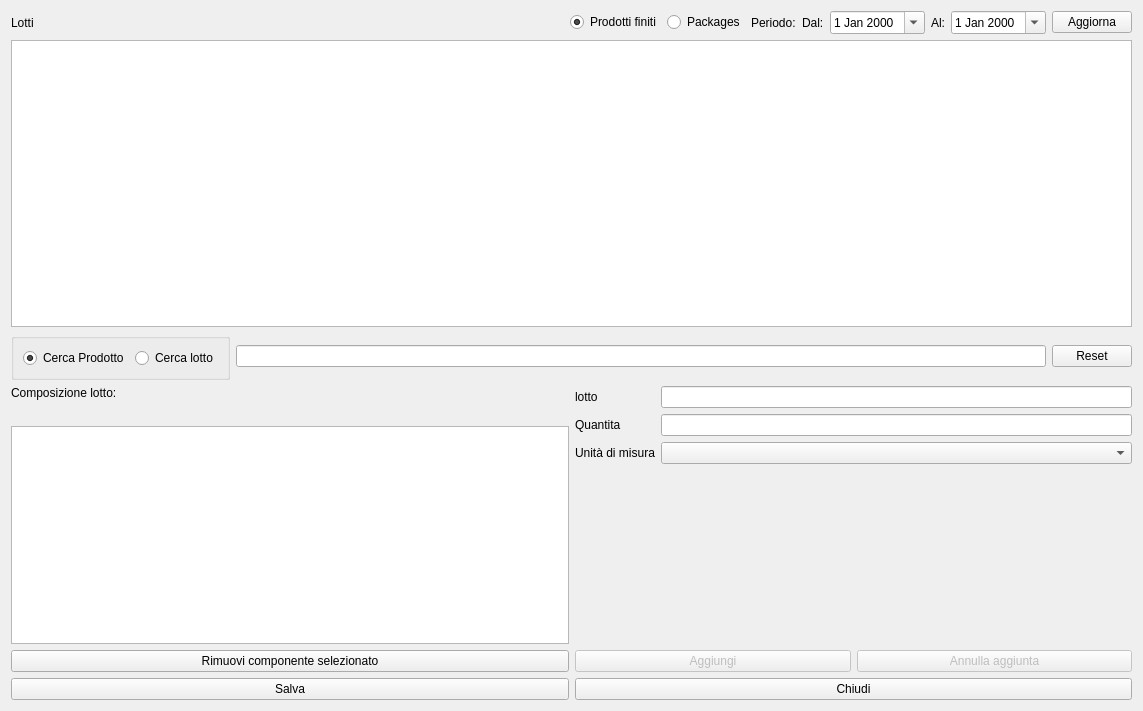
<?xml version="1.0" encoding="UTF-8"?>
<ui version="4.0">
 <class>HModifyProd</class>
 <widget class="QWidget" name="HModifyProd">
  <property name="windowModality">
   <enum>Qt::NonModal</enum>
  </property>
  <property name="geometry">
   <rect>
    <x>0</x>
    <y>0</y>
    <width>1143</width>
    <height>711</height>
   </rect>
  </property>
  <property name="windowTitle">
   <string>Modifica Lotti</string>
  </property>
  <property name="windowIcon">
   <iconset resource="icons.qrc">
    <normaloff>:/Resources/Pencil.PNG</normaloff>:/Resources/Pencil.PNG</iconset>
  </property>
  <layout class="QVBoxLayout" name="verticalLayout_4">
   <item>
    <layout class="QVBoxLayout" name="verticalLayout">
     <item>
      <layout class="QHBoxLayout" name="horizontalLayout_3">
       <item>
        <widget class="QLabel" name="label">
         <property name="text">
          <string>Lotti</string>
         </property>
        </widget>
       </item>
       <item>
        <spacer name="horizontalSpacer">
         <property name="orientation">
          <enum>Qt::Horizontal</enum>
         </property>
         <property name="sizeHint" stdset="0">
          <size>
           <width>40</width>
           <height>20</height>
          </size>
         </property>
        </spacer>
       </item>
       <item>
        <widget class="QRadioButton" name="rbProdottiFiniti">
         <property name="text">
          <string>Prodotti finiti</string>
         </property>
         <property name="checked">
          <bool>true</bool>
         </property>
        </widget>
       </item>
       <item>
        <widget class="QRadioButton" name="rbPackeges">
         <property name="text">
          <string>Packages</string>
         </property>
         <property name="checked">
          <bool>false</bool>
         </property>
        </widget>
       </item>
       <item>
        <layout class="QGridLayout" name="gridLayout_2">
         <item row="0" column="5">
          <widget class="QPushButton" name="pushButton_6">
           <property name="text">
            <string>Aggiorna</string>
           </property>
          </widget>
         </item>
         <item row="0" column="2">
          <widget class="QDateEdit" name="deDal">
           <property name="calendarPopup">
            <bool>true</bool>
           </property>
          </widget>
         </item>
         <item row="0" column="3">
          <widget class="QLabel" name="label_9">
           <property name="text">
            <string>Al:</string>
           </property>
          </widget>
         </item>
         <item row="0" column="4">
          <widget class="QDateEdit" name="deAl">
           <property name="calendarPopup">
            <bool>true</bool>
           </property>
          </widget>
         </item>
         <item row="0" column="0">
          <widget class="QLabel" name="label_5">
           <property name="text">
            <string>Periodo:</string>
           </property>
          </widget>
         </item>
         <item row="0" column="1">
          <widget class="QLabel" name="label_8">
           <property name="text">
            <string>Dal:</string>
           </property>
          </widget>
         </item>
        </layout>
       </item>
      </layout>
     </item>
     <item>
      <widget class="QTableView" name="tvLots">
       <property name="editTriggers">
        <set>QAbstractItemView::NoEditTriggers</set>
       </property>
       <property name="alternatingRowColors">
        <bool>true</bool>
       </property>
       <property name="selectionMode">
        <enum>QAbstractItemView::SingleSelection</enum>
       </property>
       <property name="selectionBehavior">
        <enum>QAbstractItemView::SelectRows</enum>
       </property>
       <property name="sortingEnabled">
        <bool>true</bool>
       </property>
       <attribute name="horizontalHeaderStretchLastSection">
        <bool>true</bool>
       </attribute>
       <attribute name="verticalHeaderVisible">
        <bool>false</bool>
       </attribute>
      </widget>
     </item>
     <item>
      <layout class="QHBoxLayout" name="horizontalLayout_5">
       <item>
        <widget class="QGroupBox" name="groupBox">
         <property name="title">
          <string/>
         </property>
         <property name="alignment">
          <set>Qt::AlignLeading|Qt::AlignLeft|Qt::AlignTop</set>
         </property>
         <layout class="QHBoxLayout" name="horizontalLayout_6">
          <item>
           <widget class="QRadioButton" name="rbprod">
            <property name="text">
             <string>Cerca Prodotto</string>
            </property>
            <property name="checked">
             <bool>true</bool>
            </property>
           </widget>
          </item>
          <item>
           <widget class="QRadioButton" name="rblots">
            <property name="text">
             <string>Cerca lotto</string>
            </property>
           </widget>
          </item>
         </layout>
        </widget>
       </item>
       <item>
        <widget class="QLineEdit" name="leSearch">
         <property name="maximumSize">
          <size>
           <width>16777215</width>
           <height>16777215</height>
          </size>
         </property>
         <property name="frame">
          <bool>true</bool>
         </property>
         <property name="clearButtonEnabled">
          <bool>true</bool>
         </property>
        </widget>
       </item>
       <item>
        <widget class="QPushButton" name="pushButton_7">
         <property name="text">
          <string>Reset</string>
         </property>
        </widget>
       </item>
      </layout>
     </item>
     <item>
      <layout class="QHBoxLayout" name="horizontalLayout_4">
       <item>
        <layout class="QVBoxLayout" name="verticalLayout_3">
         <item>
          <widget class="QLabel" name="label_2">
           <property name="text">
            <string>Composizione lotto:</string>
           </property>
          </widget>
         </item>
         <item>
          <widget class="QLabel" name="lbProd">
           <property name="text">
            <string/>
           </property>
          </widget>
         </item>
         <item>
          <widget class="QTableView" name="tvDetails">
           <property name="selectionMode">
            <enum>QAbstractItemView::SingleSelection</enum>
           </property>
           <property name="selectionBehavior">
            <enum>QAbstractItemView::SelectRows</enum>
           </property>
          </widget>
         </item>
         <item>
          <widget class="QPushButton" name="pushButton_3">
           <property name="text">
            <string>Rimuovi componente selezionato</string>
           </property>
           <property name="icon">
            <iconset resource="icons.qrc">
             <normaloff>:/Resources/Minus.PNG</normaloff>:/Resources/Minus.PNG</iconset>
           </property>
          </widget>
         </item>
        </layout>
       </item>
       <item>
        <layout class="QVBoxLayout" name="verticalLayout_2">
         <item>
          <layout class="QFormLayout" name="formLayout_2">
           <item row="0" column="0">
            <widget class="QLabel" name="label_4">
             <property name="text">
              <string>lotto</string>
             </property>
            </widget>
           </item>
           <item row="0" column="1">
            <widget class="QLineEdit" name="leLotto"/>
           </item>
           <item row="1" column="0">
            <widget class="QLabel" name="label_6">
             <property name="text">
              <string>Quantita</string>
             </property>
            </widget>
           </item>
           <item row="1" column="1">
            <widget class="QLineEdit" name="leQuantita"/>
           </item>
           <item row="2" column="0">
            <widget class="QLabel" name="label_7">
             <property name="text">
              <string>Unità di misura</string>
             </property>
            </widget>
           </item>
           <item row="2" column="1">
            <widget class="QComboBox" name="cbUm"/>
           </item>
          </layout>
         </item>
         <item>
          <layout class="QHBoxLayout" name="horizontalLayout_2">
           <item>
            <widget class="QPushButton" name="pushButton_4">
             <property name="enabled">
              <bool>false</bool>
             </property>
             <property name="text">
              <string>Aggiungi</string>
             </property>
             <property name="icon">
              <iconset resource="icons.qrc">
               <normaloff>:/Resources/Plus.PNG</normaloff>:/Resources/Plus.PNG</iconset>
             </property>
            </widget>
           </item>
           <item>
            <widget class="QPushButton" name="pushButton_5">
             <property name="enabled">
              <bool>false</bool>
             </property>
             <property name="text">
              <string>Annulla aggiunta</string>
             </property>
             <property name="icon">
              <iconset resource="icons.qrc">
               <normaloff>:/Resources/Banned-Sign.PNG</normaloff>:/Resources/Banned-Sign.PNG</iconset>
             </property>
            </widget>
           </item>
          </layout>
         </item>
        </layout>
       </item>
      </layout>
     </item>
    </layout>
   </item>
   <item>
    <layout class="QHBoxLayout" name="horizontalLayout">
     <item>
      <widget class="QPushButton" name="pushButton">
       <property name="text">
        <string>Salva</string>
       </property>
       <property name="icon">
        <iconset resource="icons.qrc">
         <normaloff>:/Resources/save-icon.png</normaloff>:/Resources/save-icon.png</iconset>
       </property>
       <property name="iconSize">
        <size>
         <width>32</width>
         <height>32</height>
        </size>
       </property>
      </widget>
     </item>
     <item>
      <widget class="QPushButton" name="pushButton_2">
       <property name="text">
        <string>Chiudi</string>
       </property>
       <property name="icon">
        <iconset resource="icons.qrc">
         <normaloff>:/Resources/Actions-window-close-icon.png</normaloff>:/Resources/Actions-window-close-icon.png</iconset>
       </property>
       <property name="iconSize">
        <size>
         <width>32</width>
         <height>32</height>
        </size>
       </property>
      </widget>
     </item>
    </layout>
   </item>
  </layout>
 </widget>
 <resources>
  <include location="icons.qrc"/>
 </resources>
 <connections/>
</ui>
